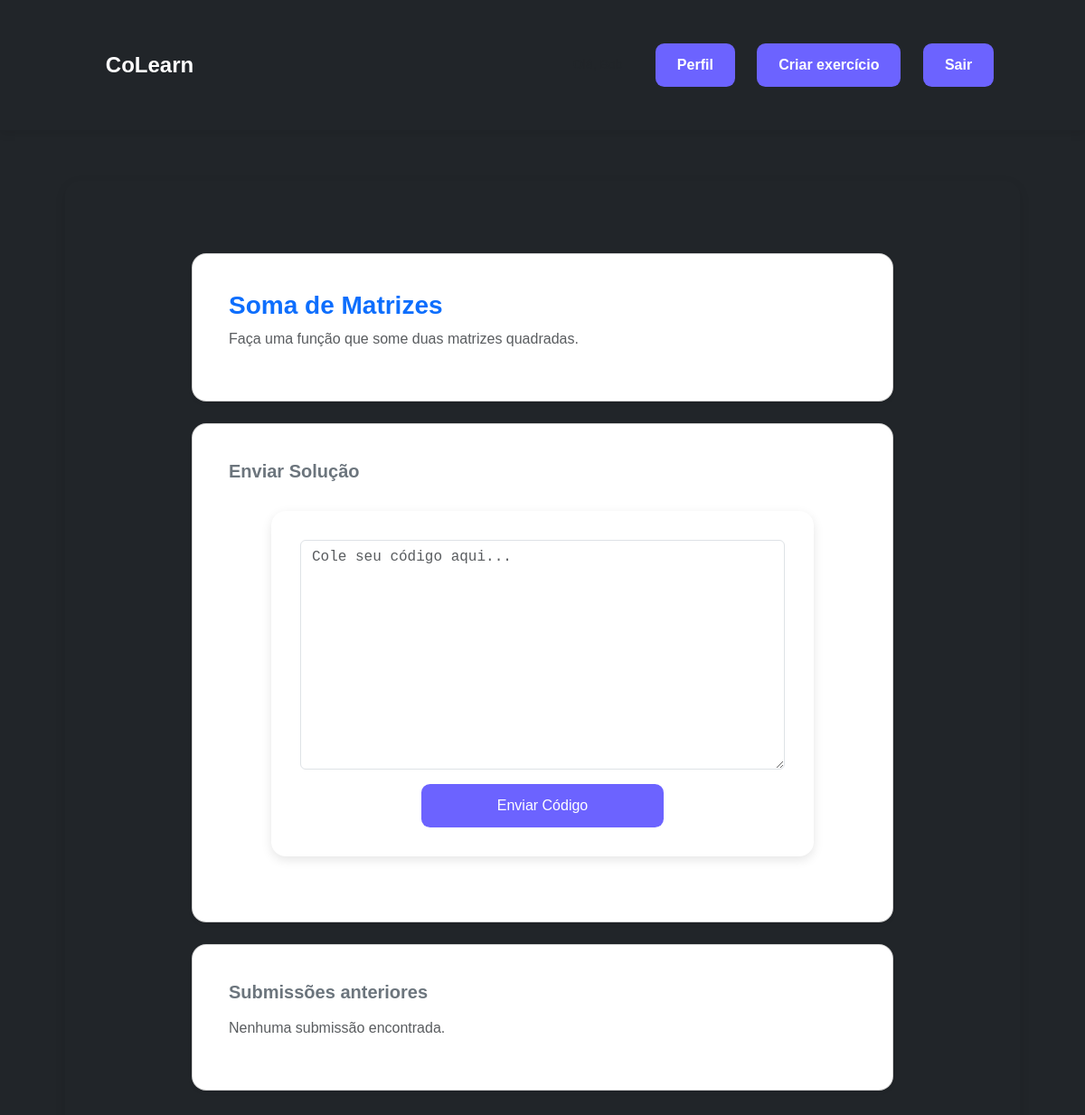
/exercicio/2 (signed in), run on the app's committed database.
### app/models.py (models this page shows)
class Exercicio(db.Model):
    id = db.Column(db.Integer, primary_key=True)
    titulo = db.Column(db.String(200), nullable=False)
    descricao = db.Column(db.Text, nullable=False)
    dificuldade = db.Column(db.String(50), nullable=False)
    autor_id = db.Column(db.Integer, db.ForeignKey('usuario.id'))
    autor = db.relationship('Usuario', backref='exercicios')
    created_at = db.Column(db.DateTime, default=datetime.utcnow)

### app/routes.py (the view, shortened to what this page needs)
@exercicio_bp.route('/<int:id>', methods=['GET','POST'])
@login_required
def view_exercicio(id):
    exercicio = Exercicio.query.get_or_404(id)
    submissoes = Submissao.query.filter_by(user_id=current_user.id, exercicio_id=id).order_by(Submissao.created_at.desc()).all()
    return render_template('view_exercicio.html', exercicio=exercicio, submissoes=submissoes)

### app/__init__.py (called while the page is built)
@login_manager.user_loader
def load_user(user_id):
    return Usuario.query.get(int(user_id))

### app/templates/view_exercicio.html
{% extends 'base.html' %}
{% block content %}
<div class="container py-4" style="max-width: 800px;">
  <div class="card shadow-sm mb-4">
    <div class="card-body">
      <h3 class="text-primary">{{ exercicio.titulo }}</h3>
      <p class="text-muted">{{ exercicio.descricao }}</p>
    </div>
  </div>
  <div class="card shadow-sm mb-4">
    <div class="card-body">
      <h5 class="text-secondary mb-3">Enviar Solução</h5>
      <form method="POST">
        <div class="mb-3">
          <textarea class="form-control font-monospace" name="codigo" rows="10" placeholder="Cole seu código aqui..." required></textarea>
        </div>
        <button type="submit" class="btn btn-success">Enviar Código</button>
      </form>
    </div>
  </div>
  <div class="card shadow-sm">
    <div class="card-body">
      <h5 class="text-secondary mb-3">Submissões anteriores</h5>
      {% if submissoes %}
        <ul class="list-group list-group-flush">
          {% for s in submissoes %}
          <li class="list-group-item d-flex justify-content-between align-items-center">
            <div>
              <strong>{{ s.created_at.strftime('%d/%m/%Y %H:%M') }}</strong><br>
              <small>Status: <span class="text-primary">{{ s.status }}</span></small><br>
              <small>Nota: {{ s.nota or 'Sem nota' }}</small>
            </div>
            {% if current_user.role in ['admin', 'colaborador'] %}
            <a href="{{ url_for('exercicio.editar_submissao', id=s.id) }}" class="btn btn-outline-primary btn-sm">Editar</a>
            {% endif %}
          </li>
          {% endfor %}
        </ul>
      {% else %}
        <p class="text-muted">Nenhuma submissão encontrada.</p>
      {% endif %}
    </div>
  </div>
</div>
{% endblock %}

### app/static/style.css (style rules this page uses)
:root { --primary: #6c63ff; --primary-dark: #5148d8; --secondary: #b39ddb; --accent: #9c27b0; --background: #f5f5fa; --card-bg: #ffffff; --text: #2c2c34; --text-light: #666; --shadow: rgba(0, 0, 0, 0.1); }
body { margin: 0; font-family: 'Poppins', sans-serif; background-color: var(--background); color: var(--text); display: flex; flex-direction: column; min-height: 100vh; }
.container { max-width: 1100px; width: 90%; margin: 2rem auto; }
.card { background: var(--card-bg); border-radius: 1rem; padding: 1.5rem; box-shadow: 0 4px 12px var(--shadow); transition: transform 0.2s ease, box-shadow 0.3s ease; }
h1, h2, h3, h4, h5 { color: var(--primary-dark); font-weight: 600; }
p { color: var(--text-light); }
form { background: var(--card-bg); padding: 2rem; border-radius: 1rem; box-shadow: 0 4px 12px var(--shadow); width: 100%; max-width: 600px; margin: 2rem auto; text-align: center; }
input, select, textarea { padding: 0.8rem 1rem; border: 1px solid #ccc; border-radius: 0.6rem; font-size: 1rem; outline: none; transition: 0.2s; }
button, .btn { background-color: var(--primary); color: #fff; border: none; padding: 0.75rem 1.5rem; border-radius: 0.6rem; font-size: 1rem; font-weight: 500; cursor: pointer; transition: background-color 0.3s, transform 0.1s; }
button { background: var(--primary); color: #fff; font-weight: 600; border: none; border-radius: 10px; padding: 10px 25px; cursor: pointer; transition: background 0.2s ease, transform 0.1s; width: 50%; }

### data on the page
Exercicio: titulo "Soma de Matrizes", descricao "Faça uma função que some duas matrizes quadradas."
